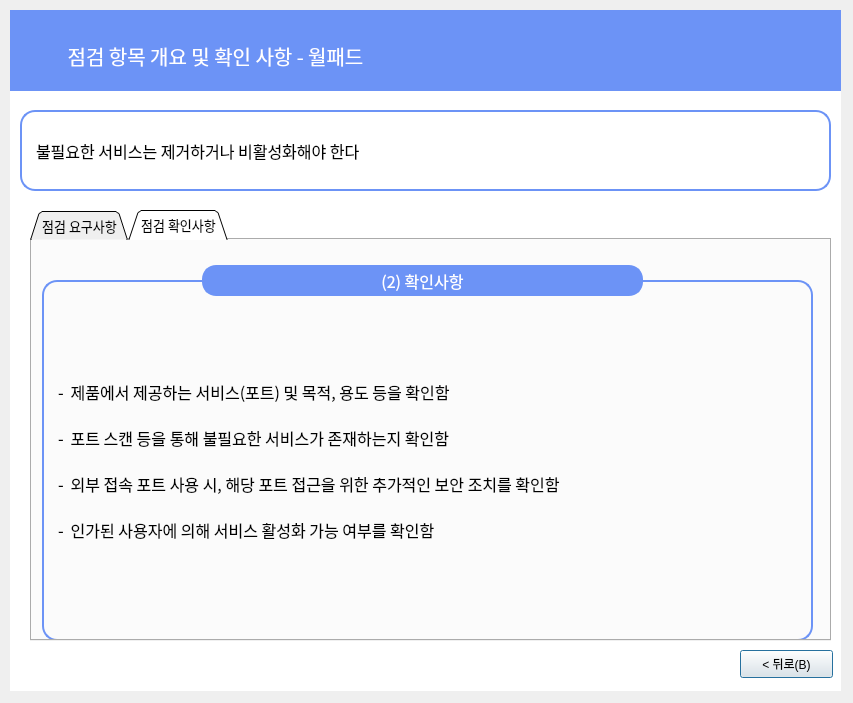
<?xml version="1.0" encoding="UTF-8"?>
<ui version="4.0">
 <class>Dialog</class>
 <widget class="QDialog" name="Dialog">
  <property name="geometry">
   <rect>
    <x>0</x>
    <y>0</y>
    <width>853</width>
    <height>703</height>
   </rect>
  </property>
  <property name="windowTitle">
   <string>Dialog</string>
  </property>
  <widget class="QLabel" name="label_6">
   <property name="geometry">
    <rect>
     <x>10</x>
     <y>10</y>
     <width>831</width>
     <height>681</height>
    </rect>
   </property>
   <property name="font">
    <font>
     <family>Gmarket Sans TTF</family>
     <pointsize>16</pointsize>
     <weight>50</weight>
     <bold>false</bold>
     <kerning>true</kerning>
    </font>
   </property>
   <property name="autoFillBackground">
    <bool>false</bool>
   </property>
   <property name="styleSheet">
    <string notr="true">background-color: rgb(255,255,255);
border-color: rgb(0, 0, 0);</string>
   </property>
   <property name="text">
    <string/>
   </property>
   <property name="scaledContents">
    <bool>false</bool>
   </property>
   <property name="alignment">
    <set>Qt::AlignCenter</set>
   </property>
  </widget>
  <widget class="QLabel" name="label_7">
   <property name="geometry">
    <rect>
     <x>10</x>
     <y>10</y>
     <width>831</width>
     <height>81</height>
    </rect>
   </property>
   <property name="font">
    <font>
     <family>Gmarket Sans TTF</family>
     <pointsize>11</pointsize>
     <weight>50</weight>
     <bold>false</bold>
     <kerning>true</kerning>
    </font>
   </property>
   <property name="autoFillBackground">
    <bool>false</bool>
   </property>
   <property name="styleSheet">
    <string notr="true">background-color: rgb(108, 147, 246);
border-color: rgb(0, 0, 0);</string>
   </property>
   <property name="text">
    <string/>
   </property>
   <property name="scaledContents">
    <bool>false</bool>
   </property>
  </widget>
  <widget class="QLabel" name="label_8">
   <property name="geometry">
    <rect>
     <x>10</x>
     <y>30</y>
     <width>411</width>
     <height>51</height>
    </rect>
   </property>
   <property name="font">
    <font>
     <family>AppleSDGothicNeoM00</family>
     <pointsize>15</pointsize>
    </font>
   </property>
   <property name="styleSheet">
    <string notr="true">color : rgb(255, 255, 255)</string>
   </property>
   <property name="text">
    <string>점검 항목 개요 및 확인 사항 - 월패드</string>
   </property>
   <property name="alignment">
    <set>Qt::AlignCenter</set>
   </property>
  </widget>
  <widget class="QLabel" name="label_9">
   <property name="geometry">
    <rect>
     <x>20</x>
     <y>110</y>
     <width>811</width>
     <height>81</height>
    </rect>
   </property>
   <property name="font">
    <font>
     <family>AppleSDGothicNeoM00</family>
     <pointsize>12</pointsize>
     <weight>50</weight>
     <bold>false</bold>
     <kerning>true</kerning>
    </font>
   </property>
   <property name="autoFillBackground">
    <bool>false</bool>
   </property>
   <property name="styleSheet">
    <string notr="true">background-color : rgb(255, 255, 255);
padding-left:10px;
border: 2px solid rgb(108, 147, 246);
border-radius:15px</string>
   </property>
   <property name="text">
    <string>불필요한 서비스는 제거하거나 비활성화해야 한다</string>
   </property>
   <property name="scaledContents">
    <bool>false</bool>
   </property>
  </widget>
  <widget class="QPushButton" name="pushButton_4">
   <property name="geometry">
    <rect>
     <x>740</x>
     <y>650</y>
     <width>93</width>
     <height>28</height>
    </rect>
   </property>
   <property name="text">
    <string>&lt; 뒤로(B)</string>
   </property>
  </widget>
  <widget class="QTabWidget" name="tabWidget">
   <property name="geometry">
    <rect>
     <x>30</x>
     <y>210</y>
     <width>801</width>
     <height>431</height>
    </rect>
   </property>
   <property name="font">
    <font>
     <family>AppleSDGothicNeoM00</family>
     <pointsize>10</pointsize>
    </font>
   </property>
   <property name="contextMenuPolicy">
    <enum>Qt::DefaultContextMenu</enum>
   </property>
   <property name="styleSheet">
    <string notr="true"/>
   </property>
   <property name="tabShape">
    <enum>QTabWidget::Triangular</enum>
   </property>
   <property name="currentIndex">
    <number>1</number>
   </property>
   <property name="elideMode">
    <enum>Qt::ElideNone</enum>
   </property>
   <property name="tabBarAutoHide">
    <bool>false</bool>
   </property>
   <widget class="QWidget" name="tab">
    <attribute name="title">
     <string>점검 요구사항</string>
    </attribute>
    <widget class="QLabel" name="label_21">
     <property name="geometry">
      <rect>
       <x>10</x>
       <y>40</y>
       <width>771</width>
       <height>361</height>
      </rect>
     </property>
     <property name="font">
      <font>
       <family>AppleSDGothicNeoM00</family>
       <pointsize>12</pointsize>
      </font>
     </property>
     <property name="styleSheet">
      <string notr="true">

border: 2px solid rgb(108, 147, 246);
border-radius:15px;
padding-left:10px</string>
     </property>
     <property name="text">
      <string>- ‌ 제품에서 제공하는 필요 서비스를 정의해야함

- ‌ 불필요한 서비스(예, Telnet, FTP, UPnP, SNMP)는 비활성화 해야함

- ‌ 외부 접속을 허용할 경우 접근 IP 제한, 접근 비밀번호 설정 등의 추가적인 보안 조치를
    수행해야 함

- ‌ 인가된 사용자에 의해서만 서비스 활성화 기능이 수행되어야 함</string>
     </property>
    </widget>
    <widget class="QLabel" name="label_3">
     <property name="geometry">
      <rect>
       <x>160</x>
       <y>0</y>
       <width>461</width>
       <height>81</height>
      </rect>
     </property>
     <property name="font">
      <font>
       <family>AppleSDGothicNeoM00</family>
       <pointsize>12</pointsize>
      </font>
     </property>
     <property name="styleSheet">
      <string notr="true">background-color : rgb(108, 147, 246);
color : rgb(255, 255, 255);
border: 2px solid rgb(108, 147, 246);
margin-left:10px;
margin-right:10px;
margin-top:25px;
margin-bottom:25px;
border-radius:14px
</string>
     </property>
     <property name="text">
      <string>(1) 요구사항</string>
     </property>
     <property name="alignment">
      <set>Qt::AlignCenter</set>
     </property>
    </widget>
   </widget>
   <widget class="QWidget" name="tab_2">
    <attribute name="title">
     <string>점검 확인사항</string>
    </attribute>
    <widget class="QLabel" name="label_22">
     <property name="geometry">
      <rect>
       <x>10</x>
       <y>40</y>
       <width>771</width>
       <height>361</height>
      </rect>
     </property>
     <property name="font">
      <font>
       <family>AppleSDGothicNeoM00</family>
       <pointsize>12</pointsize>
      </font>
     </property>
     <property name="styleSheet">
      <string notr="true">

border: 2px solid rgb(108, 147, 246);
border-radius:15px;
padding-left:10px</string>
     </property>
     <property name="text">
      <string>- ‌ 제품에서 제공하는 서비스(포트) 및 목적, 용도 등을 확인함

- ‌ 포트 스캔 등을 통해 불필요한 서비스가 존재하는지 확인함

- ‌ 외부 접속 포트 사용 시, 해당 포트 접근을 위한 추가적인 보안 조치를 확인함

- ‌ 인가된 사용자에 의해 서비스 활성화 가능 여부를 확인함</string>
     </property>
    </widget>
    <widget class="QLabel" name="label_4">
     <property name="geometry">
      <rect>
       <x>160</x>
       <y>0</y>
       <width>461</width>
       <height>81</height>
      </rect>
     </property>
     <property name="font">
      <font>
       <family>AppleSDGothicNeoM00</family>
       <pointsize>12</pointsize>
      </font>
     </property>
     <property name="styleSheet">
      <string notr="true">background-color : rgb(108, 147, 246);
color : rgb(255, 255, 255);
border: 2px solid rgb(108, 147, 246);
margin-left:10px;
margin-right:10px;
margin-top:25px;
margin-bottom:25px;
border-radius:14px
</string>
     </property>
     <property name="text">
      <string>(2) 확인사항</string>
     </property>
     <property name="alignment">
      <set>Qt::AlignCenter</set>
     </property>
    </widget>
   </widget>
  </widget>
 </widget>
 <resources/>
 <connections/>
</ui>
